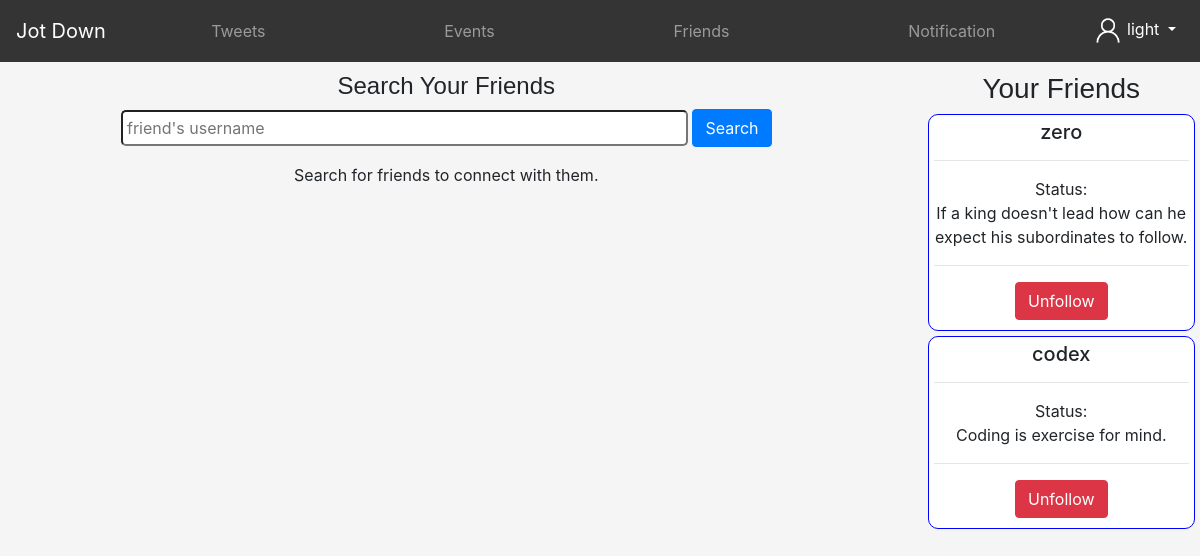
/friends (signed in), run on an earlier commit of the app's database.
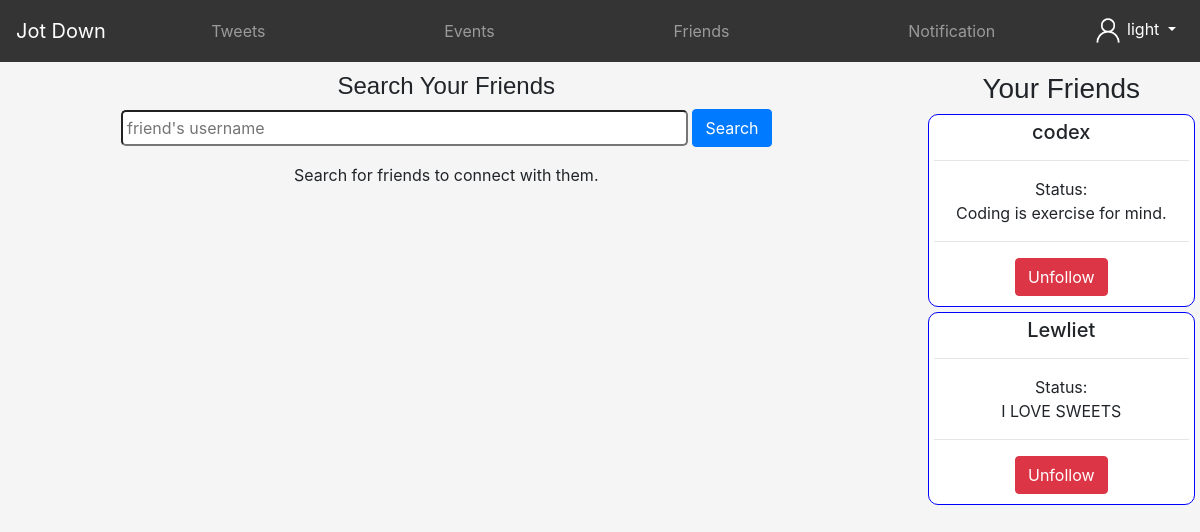
And on a later commit of the database.
### tables this page shows
CREATE TABLE "Users" (
	"username"	TEXT,
	"email"	TEXT COLLATE UTF16CI,
	"password"	TEXT,
	"id"	INTEGER,
	"status"	TEXT DEFAULT NULL,
	"numFriends"	NUMERIC DEFAULT 0,
	"numEvents"	INTEGER DEFAULT 0,
	"numTweets"	INTEGER DEFAULT 0,
	"friends"	TEXT DEFAULT NULL
);

### main.py (the view, shortened to what this page needs)
@app.route('/friends', methods = ['POST', 'GET'])
def friends():
    if 'id' in session:
        username = session['username']
        friendsdata = fetchFriendsdata(username)
        frndRequests = fetchFriendRequests(username)
        if(len(frndRequests) > 0):
            return render_template('friends.html', msg = "Search for friends to connect with them.", friends = friendsdata, alert = len(frndRequests))
        return render_template('friends.html', msg = "Search for friends to connect with them.", friends = friendsdata)
    return render_template('friends.html', msg = "Search for friends to connect with them.")

### pydb.py (called while the page is built)
def fetchUser(username):
    conn = sqlite3.connect('database.db')
    cur = conn.cursor()
    cur.execute("SELECT * FROM Users WHERE username = ?", (username,))
    row = cur.fetchall()
    conn.close()
    print(row)
    return row

def fetchFriends(username):
    data = fetchUser(username)
    friends = []
    if(data[0][8] != None):
        friends = data[0][8].split(',')
    return friends

def fetchFriendsdata(username):
    friends = fetchFriends(username)
    friendsdata = []
    for i in friends:
        frd = fetchUser(i)
        friendsdata.append(frd)
    return friendsdata

def fetchFriendRequests(username):
    con = sqlite3.connect('database.db')
    cur = con.cursor()
    cur.execute("SELECT * FROM frequest WHERE toUser = ?", (username, ))
    row = cur.fetchall()
    con.close()
    return row

### templates/friends.html (shortened to what this page needs)
<!DOCTYPE html>
<html lang="en">
<head>
    <link rel="stylesheet" href="https://cdn.jsdelivr.net/npm/bootstrap@4.5.3/dist/css/bootstrap.min.css">
</head>
<body style="background-color: whitesmoke;">
    <nav class="navbar navbar-expand-md navbar-dark bg-blak sticky-top" style="background-color: rgba(52, 52, 52) !important;">
        <a class="navbar-brand text-white" href="">Jot Down</a>
        <div class="collapse navbar-collapse" id="navmenu">
            <ul class="navbar-nav mx-auto">
                <li class="nav-item">
                    <a href="/tweets" class="nav-link">
                        <center>
                            Tweets
                        </center>
                    </a>
                </li>
            </ul>
            <ul class="navbar-nav mx-auto">
                <li class="nav-item">
                    <a href="/events" class="nav-link">
                        <center>
                            Events
                        </center>
                    </a>
            </ul>
            <ul class="navbar-nav mx-auto">
                <li class="nav-item">
                    <a href="/friends" class="nav-link">
                        <center>
                            Friends
                        </center>
                    </a>
                </li>
            </ul>
            <ul class="navbar-nav mx-auto">
                <li class="nav-item">
                    <a href="/notifications" class="nav-link">
                        <center>
                            Notification
                        </center>
                    </a>
                </li>
            </ul>
            <ul class="navbar-nav">
                <li class="nav-item dropdown text-center">
                    <a class="nav-link dropdown-toggle text-white" href="#" id="navbarDropdown" role="button" data-toggle="dropdown" aria-haspopup="true" aria-expanded="false">
                        <img src="../static/assets/img/person.png" height="30px" width="30px">
                        {{session['username']}}
                    </a>
                </li>
            </ul>
        </div>
    </nav>
      <div class="row" style="margin-top: 10px;">
          <div class="col-sm-9">
              <h4 style="text-align: center; font-family: sans-serif;">Search Your Friends</h4>
                <form action="/friends" method="POST">
                    <div class="wd-100 d-flex justify-content-center" style="align-content: center;">
                        <div class="form-group">
                            <input size="50px" style="align-self: center; vertical-align: middle; padding: 4px; border-radius: 5px;" type="text" placeholder="friend's username" name = "suser" autocomplete="off">
                            <button style="align-self: center;" class="btn btn-primary" type="submit">Search</button>
                        </div>
                    </div>
                </form>
                <div>
                    <div>
                        <p style="text-align: center;">{{msg}}</p>
                    </div>
                </div>
          </div>
          <div class="col-sm-3">
              <h3 style="text-align: center; font-family: sans-serif;">Your Friends</h3>
              {% for friend in friends %}
                {% for data in friend%}
              <div style="background-color: white; margin: 5px; padding: 5px; border-radius: 10px; border: 1px solid blue; align-content: center;">
                  <h5 style="text-align: center;">{{data[0]}}</h5>
                  <hr>
                  <p style="text-align: center;">Status: <br>{{data[4]}}</p>
                  <hr>
                  <form style="align-content: center;" action="/unfollow" method="POST">
                    <div class="wd-100 d-flex justify-content-center" style="align-content: center;">
                        <button class="btn btn-danger" type="submit" style="margin-bottom: 5px;">Unfollow</button>
                    </div>
                  </form>
              </div>
                {% endfor %}
              {% endfor %}
          </div>
      </div>
</body>
</html>

What changed in the data, as far as the page shows it:
no longer on this page (row edited): Users: username "light"
no longer on this page (row edited): Users: username "zero", status "If a king doesn't lead how can he expect his subordinates to follow."
now on this page (row edited): Users: username "Lewliet", status "I LOVE SWEETS"
Also different on the page:
{{ session['username'] }}: (not shown) → "light"
